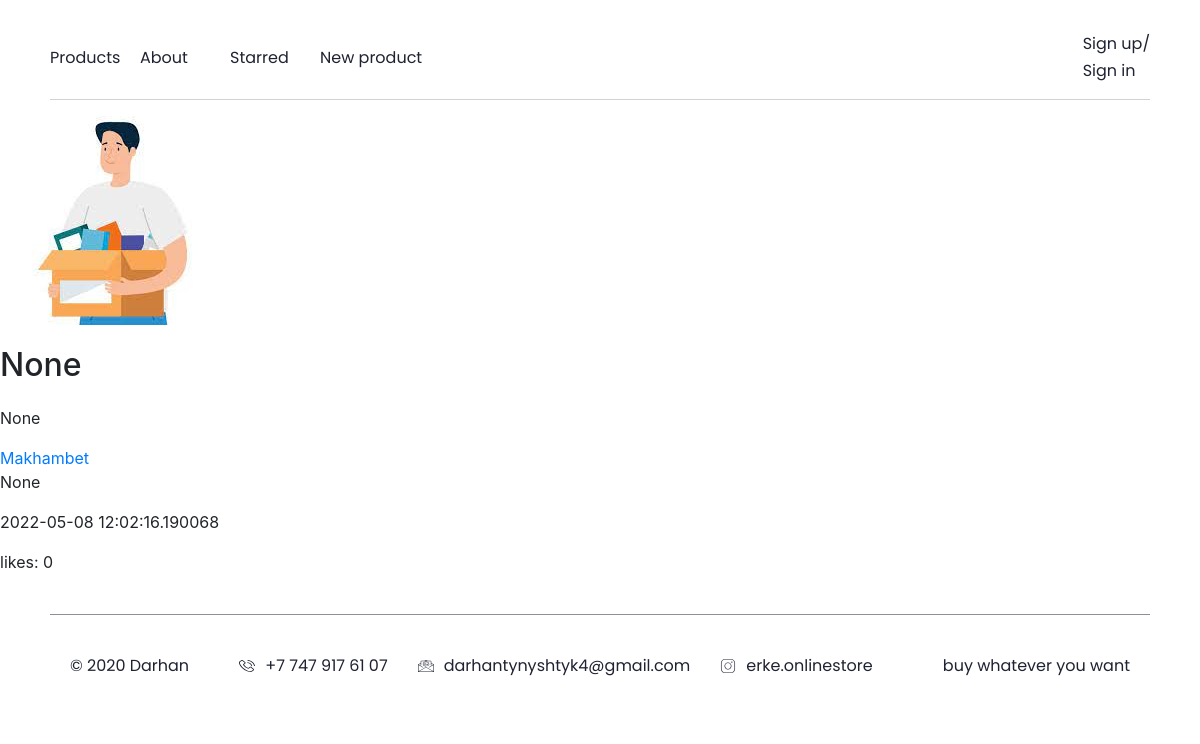
The app's page /product/4 with its own data.
### data/products.py (models this page shows)
class Product(SqlAlchemyBase, UserMixin, SerializerMixin):
    __tablename__ = 'products'
    id = sqlalchemy.Column(sqlalchemy.Integer,
                           primary_key=True, autoincrement=True)
    name = sqlalchemy.Column(sqlalchemy.String, nullable=True)
    about = sqlalchemy.Column(sqlalchemy.String, nullable=True)
    user_id = sqlalchemy.Column(sqlalchemy.Integer, sqlalchemy.ForeignKey('users.id'))
    price = sqlalchemy.Column(sqlalchemy.Integer)
    avatar_name = sqlalchemy.Column(sqlalchemy.String, default=None)
    date = sqlalchemy.Column(sqlalchemy.DateTime, default=datetime.datetime.now)
    likes = sqlalchemy.Column(sqlalchemy.Integer, default=0)
    is_private = sqlalchemy.Column(sqlalchemy.Boolean, default=False)
    starred = sqlalchemy.Column(sqlalchemy.String, default='')
    user = orm.relation("User")
    categories = orm.relation("Category",
                              secondary="association",
                              backref="products")

### data/users.py (models this page shows, shortened)
class User(SqlAlchemyBase, UserMixin, SerializerMixin):
    __tablename__ = 'users'
    id = sqlalchemy.Column(sqlalchemy.Integer,
                           primary_key=True, autoincrement=True)
    name = sqlalchemy.Column(sqlalchemy.String, nullable=True)
    about = sqlalchemy.Column(sqlalchemy.String, nullable=True)
    email = sqlalchemy.Column(sqlalchemy.String,
                              index=True, unique=True, nullable=True)
    hashed_password = sqlalchemy.Column(sqlalchemy.String, nullable=True)
    avatar_name = sqlalchemy.Column(sqlalchemy.String, default=None)
    created_date = sqlalchemy.Column(sqlalchemy.DateTime,
                                     default=datetime.datetime.now)
    starred = sqlalchemy.Column(sqlalchemy.String, default='')
    products = orm.relation("Product", back_populates='user')

### main.py (the view)
@app.route('/product/<int:product_id>', methods=['POST', 'GET'])
def get_product(product_id):  # Вывод информации о продукте
    session = db_session.create_session()
    product = session.query(Product).get(product_id)
    return render_template('product.html', current_user=current_user, product=product)

### data/db_session.py (called while the page is built)
def create_session() -> Session:
    global __factory
    return __factory()

### templates/product.html (shortened to what this page needs)
{% extends "base.html" %}
{% block content %}
<img {% if product.avatar_name != None %} src="/static/images/products/{{ product.id }}/{{ product.avatar_name }}"
     {% else %}
     {% endif %}>
<h1>{{ product.name }}</h1>
<p>{{ product.about }}</p>
<a href="/user/{{ product.user.id }}">{{ product.user.name }}</a>
<p>{{ product.price }}</p>
<p>{{ product.date }}</p>
<p>likes: {{ product.likes }}</p>
{% endblock %}

### static/blocks/main-page/main-page.css (style rules this page uses)
html { -webkit-tap-highlight-color: rgba(0,0,0,0); -webkit-tap-highlight-color: transparent; -webkit-touch-callout: text; -webkit-user-select: text; -khtml-user-select: text; -moz-user-select: text; -ms-user-select: text; user-select: text; }
a { text-decoration: none; }

### static/blocks/base/base.css (style rules this page uses)
html { -webkit-tap-highlight-color: rgba(0, 0, 0, 0); -webkit-tap-highlight-color: transparent; -webkit-touch-callout: text; -webkit-user-select: text; -khtml-user-select: text; -moz-user-select: text; -ms-user-select: text; user-select: text; }
a { text-decoration: none; }

### records on screen
Product: name "None", about "None", price "None", date "2022-05-08 12:02:16.190068", likes "0"
User: user.name "Makhambet"
